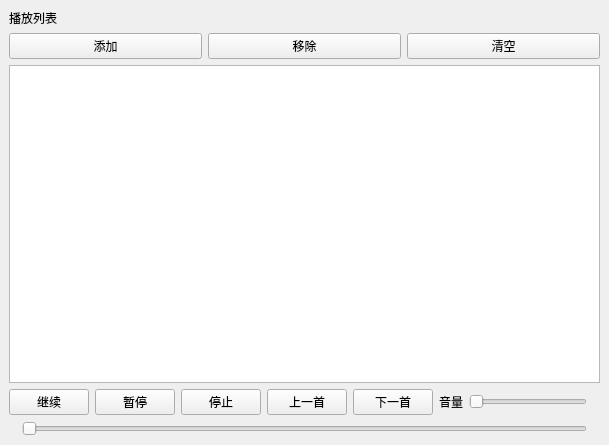
<?xml version="1.0" encoding="UTF-8"?>
<ui version="4.0">
 <class>MainWindow</class>
 <widget class="QMainWindow" name="MainWindow">
  <property name="geometry">
   <rect>
    <x>0</x>
    <y>0</y>
    <width>609</width>
    <height>445</height>
   </rect>
  </property>
  <property name="windowTitle">
   <string>MainWindow</string>
  </property>
  <widget class="QWidget" name="centralwidget">
   <layout class="QVBoxLayout" name="verticalLayout_2">
    <item>
     <layout class="QVBoxLayout" name="verticalLayout">
      <item>
       <widget class="QLabel" name="label">
        <property name="text">
         <string>播放列表</string>
        </property>
       </widget>
      </item>
      <item>
       <layout class="QHBoxLayout" name="horizontalLayout">
        <item>
         <widget class="QPushButton" name="addBtn">
          <property name="text">
           <string>添加</string>
          </property>
         </widget>
        </item>
        <item>
         <widget class="QPushButton" name="removeBtn">
          <property name="text">
           <string>移除</string>
          </property>
         </widget>
        </item>
        <item>
         <widget class="QPushButton" name="clearBtn">
          <property name="text">
           <string>清空</string>
          </property>
         </widget>
        </item>
       </layout>
      </item>
      <item>
       <widget class="QListWidget" name="playerList"/>
      </item>
      <item>
       <layout class="QHBoxLayout" name="horizontalLayout_3">
        <item>
         <widget class="QPushButton" name="conBtn">
          <property name="text">
           <string>继续</string>
          </property>
         </widget>
        </item>
        <item>
         <widget class="QPushButton" name="pauseBtn">
          <property name="text">
           <string>暂停</string>
          </property>
         </widget>
        </item>
        <item>
         <widget class="QPushButton" name="stopBtn">
          <property name="text">
           <string>停止</string>
          </property>
         </widget>
        </item>
        <item>
         <widget class="QPushButton" name="preBtn">
          <property name="text">
           <string>上一首</string>
          </property>
         </widget>
        </item>
        <item>
         <widget class="QPushButton" name="nextBtn">
          <property name="text">
           <string>下一首</string>
          </property>
         </widget>
        </item>
        <item>
         <widget class="QLabel" name="label_2">
          <property name="text">
           <string>音量</string>
          </property>
         </widget>
        </item>
        <item>
         <widget class="QSlider" name="soundSlider">
          <property name="orientation">
           <enum>Qt::Orientation::Horizontal</enum>
          </property>
         </widget>
        </item>
        <item>
         <widget class="QLabel" name="vrateLab">
          <property name="text">
           <string/>
          </property>
         </widget>
        </item>
       </layout>
      </item>
      <item>
       <layout class="QHBoxLayout" name="horizontalLayout_2">
        <item>
         <widget class="QLabel" name="songNameLab">
          <property name="text">
           <string/>
          </property>
         </widget>
        </item>
        <item>
         <widget class="QSlider" name="songProSlider">
          <property name="orientation">
           <enum>Qt::Orientation::Horizontal</enum>
          </property>
         </widget>
        </item>
        <item>
         <widget class="QLabel" name="nowTimeLab">
          <property name="text">
           <string/>
          </property>
         </widget>
        </item>
       </layout>
      </item>
     </layout>
    </item>
   </layout>
  </widget>
 </widget>
 <resources/>
 <connections/>
</ui>
